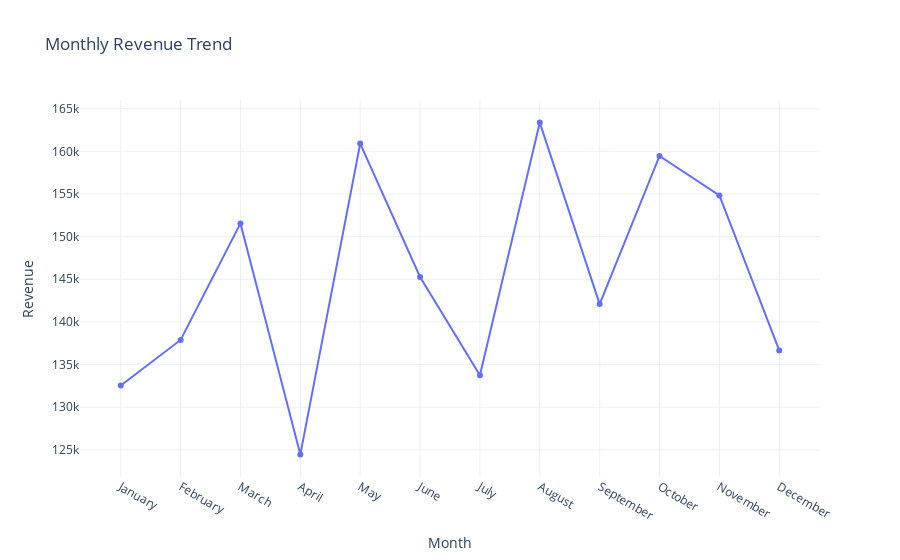

Notebook code for this chart:
### Code cell
monthly = (
    dfdo.groupby(["month_num", "month"], as_index=False)
        .agg(
            orders=("order_value", "size"),
            revenue=("order_value", "sum")
        )
        .sort_values("month_num")
)

fig = px.line(
    monthly,
    x="month",
    y="revenue",
    markers=True,
    title="Monthly Revenue Trend",
    labels={"month": "Month", "revenue": "Revenue"},
    category_orders={"month": month_order}
)

fig.update_layout(template=PLOT_TEMPLATE)
fig.show(config={"scrollZoom": True})

### Figure 1 — Plotly figure (JSON) as saved in the notebook; plotly's stock layout.template omitted (floating-point values rounded to 4 significant figures)
{"data": [{"hovertemplate": "Month=%{x}<br>Revenue=%{y}<extra></extra>", "legendgroup": "", "line": {"color": "#636efa", "dash": "solid"}, "marker": {"symbol": "circle"}, "mode": "lines+markers", "name": "", "orientation": "v", "showlegend": false, "type": "scatter", "x": ["January", "February", "March", "April", "May", "June", "July", "August", "September", "October", "November", "December"], "xaxis": "x", "y": [132500.0, 137900.0, 151600.0, 124500.0, 160900.0, 145300.0, 133700.0, 163400.0, 142100.0, 159500.0, 154800.0, 136700.0], "yaxis": "y"}], "layout": {"legend": {"tracegroupgap": 0}, "title": {"text": "Monthly Revenue Trend"}, "xaxis": {"anchor": "y", "categoryarray": ["January", "February", "March", "April", "May", "June", "July", "August", "September", "October", "November", "December"], "categoryorder": "array", "domain": [0, 1], "title": {"text": "Month"}}, "yaxis": {"anchor": "x", "domain": [0, 1], "title": {"text": "Revenue"}}}}
